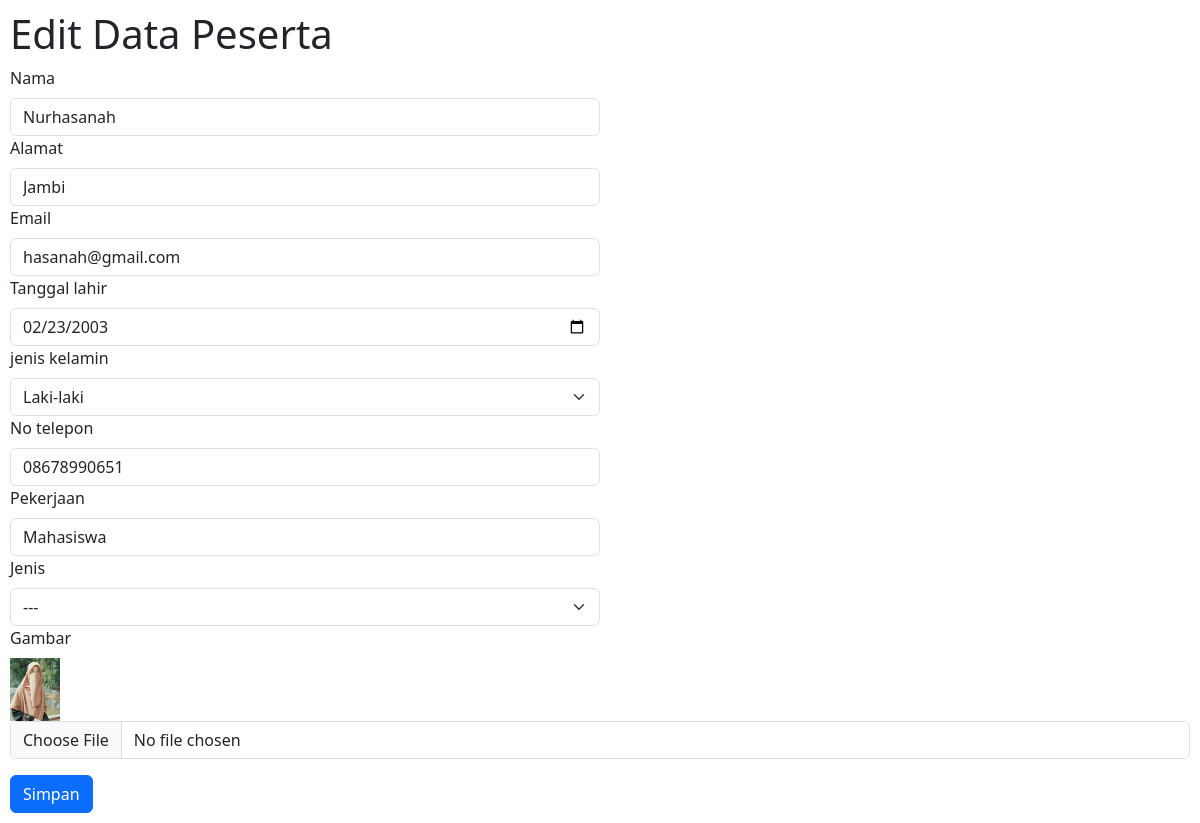
The page /edit.php?id=1 on the database its author committed.
### tables this page shows
CREATE TABLE
    `data_kursus_menjahit` (
        `id` int(11) NOT NULL,
        `nama` varchar(100) NOT NULL,
        `alamat` varchar(15) NOT NULL,
        `email` varchar(50) NOT NULL,
        `tanggal_lahir` date NOT NULL,
        `jenis_kelamin` enum('Laki-laki', 'Perempuan') NOT NULL,
        `telepon` varchar(100) NOT NULL,
        `pekerjaan` varchar(100) NOT NULL,
        `jenis` enum(
            'Tingkat Dasar',
            'Tingkat Keterampilan',
            'Tingkat Mahir'
        ) NOT NULL,
        `gambar` varchar(100) NOT NULL
    );

### Connection.php (called while the page is built, shortened)
<?php
$conn = mysqli_connect("localhost", "root", "", "db_kursus");
function query($query)
{
    global $conn;
    $result = mysqli_query($conn, $query);
    $rows = [];
    while ($row = mysqli_fetch_assoc($result)) {
        $rows[] = $row;
    }
    return $rows;
}

### edit.php (the view, shortened to what this page needs)
<?php
include_once 'Connection.php';
$id = $_GET["id"];
$mhs = query("SELECT * FROM data_kursus_menjahit WHERE id = $id")[0];
?>
<!DOCTYPE html>
<html lang="en">
<head>
  <link href="https://cdn.jsdelivr.net/npm/bootstrap@5.3.2/dist/css/bootstrap.min.css" rel="stylesheet">
</head>
<body>
  <form action="" method="post" enctype="multipart/form-data">
    <h1>Edit Data Peserta</h1>
    <div class="col-md-6">
      <label for="nama" class="form-label">Nama</label>
      <input type="text" name="nama" class="form-control" id="nama" placeholder="Masukkan nama" required autocomplete="off" value="<?= $mhs["nama"] ?>">
    </div>
    <div class="col-md-6">
      <label for="alamat" class="form-label">Alamat</label>
      <input type="text" name="alamat" class="form-control" id="alamat" placeholder="Masukkan alamat" required autocomplete="off" value="<?= $mhs["alamat"] ?>">
    </div>
    <div class="col-md-6">
      <label for="email" class="form-label">Email</label>
      <input type="text" name="email" class="form-control" id="email" placeholder="contoh@gmail.com" required autocomplete="off" value="<?= $mhs["email"] ?>">
    </div>
    <div class="col-md-6">
      <label for="tanggal_lahir" class="form-label">Tanggal lahir</label>
      <input type="date" name="tanggal_lahir" class="form-control" id="tanggal_lahir" required autocomplete="off" value="<?= $mhs["tanggal_lahir"] ?>">
    </div>
    <div class="col-md-6">
      <label for="jenis_kelamin" class="form-label">jenis kelamin</label>
      <select id="jenis_kelamin" name="jenis_kelamin" class="form-select" required autocomplete="off" value="<?= $mhs["jenis_kelamin"] ?>">
        <option>Laki-laki</option>
      </select>
    </div>
    <div class="col-md-6">
      <label for="telepon" class="form-label">No telepon</label>
      <input type="text" name="telepon" class="form-control" id="telepon" placeholder="08123456789" required autocomplete="off" value="<?= $mhs["telepon"] ?>">
    </div>
    <div class="col-md-6">
      <label for="pekerjaan" class="form-label">Pekerjaan</label>
      <input type="text" name="pekerjaan" class="form-control" id="pekerjaan" placeholder="contoh : Mahasiswa" required autocomplete="off" value="<?= $mhs["pekerjaan"] ?>">
    </div>
    <div class="col-md-6">
      <label for="jenis" class="form-label">Jenis</label>
      <select id="jenis" name="jenis" class="form-select" required autocomplete="off" value="<?= $mhs["jenis"] ?>">
        <option>---</option>
      </select>
    </div>
    <div class="col-12">
      <label for="gambar" class="form-label">Gambar</label><br><img src="image/<?= $mhs["gambar"] ?>" width="50"><br>
      <input type="file" name="gambar" class="form-control" id="gambar" autocomplete="off" value="<?= $mhs["gambar"] ?>">
    </div>
    <div class="col-12 mt-3">
      <button type="submit" name="submit" class="btn btn-primary">Simpan</button>
    </div>
  </form>
</body>
</html>

### edit.php (style rules this page uses)
body { margin: 0; padding: 10px; }

### rows shown on the page
data_kursus_menjahit: nama "Nurhasanah", alamat "Jambi", email "hasanah@gmail.com", tanggal_lahir "02/23/2003", jenis_kelamin "Laki-laki", telepon "08678990651", pekerjaan "Mahasiswa", jenis "---", gambar (picture)
